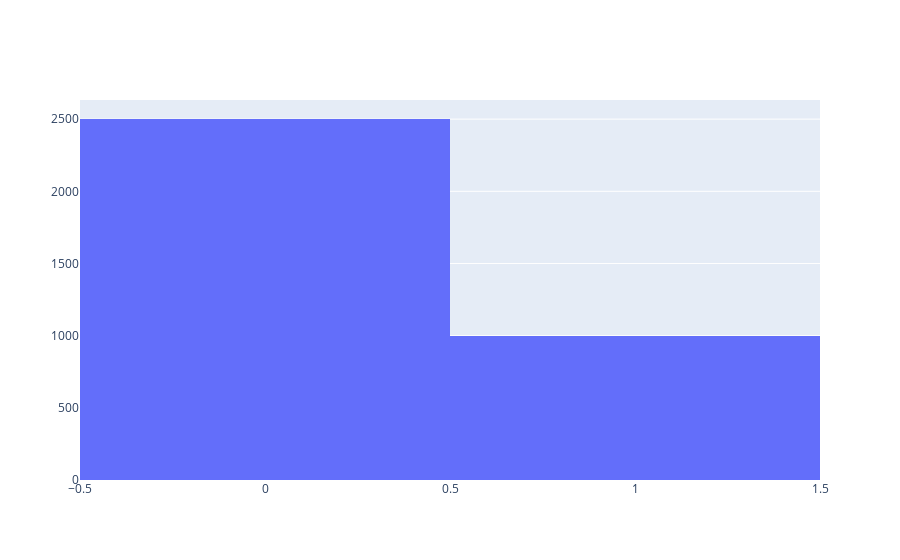

Notebook cell for this chart:
### Markdown cell above
# Гистаграмма распределения значений

### Code cell
fig = go.Figure(data=[go.Histogram(x=df['gender'])])
fig.show()

### Figure 1 — Plotly figure (JSON) as saved in the notebook; plotly's stock layout.template omitted (floating-point values rounded to 4 significant figures; data arrays with more than 128 entries replaced by an {"elided": "..."} marker saying what was removed)
{"data": [{"type": "histogram", "x": {"elided": "3501 int values"}}], "layout": {}}
